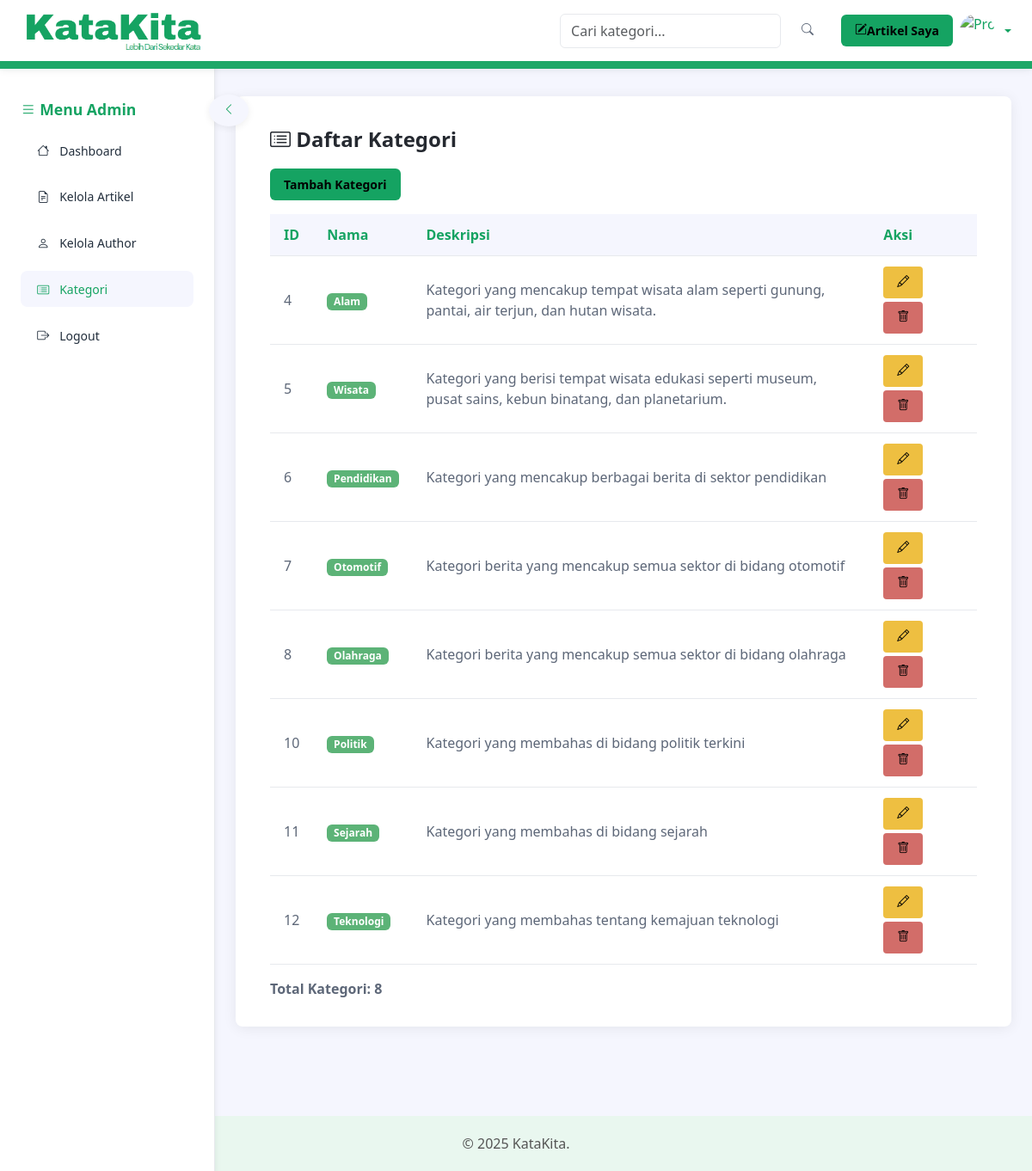
/admin/kategori.php (signed in), run on the app's committed database.
### tables this page shows
CREATE TABLE `category` (
  `id` int NOT NULL,
  `name` varchar(100) NOT NULL,
  `description` text
);

### admin/kategori.php (the view, shortened to what this page needs)
<?php
include '../koneksi.php';
$where = '';
$sql = "SELECT id, name, description FROM category $where";
$result = $koneksi->query($sql);
?>
<!DOCTYPE html>
<html>
<head>
    <link rel="stylesheet" type="text/css" href="../assets/css/portal.css">
    <link rel="stylesheet" href="https://cdn.jsdelivr.net/npm/bootstrap-icons@1.11.3/font/bootstrap-icons.css">
</head>
<body class="app">
    <nav class="app-sidepanel" id="sidebarAdmin" style="width:250px;position:fixed;top:5px;left:0;bottom:0;background:#fff;box-shadow:0 2px 8px 0 rgba(0,0,0,0.07);z-index:99;transition:margin-left .3s;">
        <button class="btn btn-light" id="btnToggleSidebar" style="margin-top:100px;">
            <i class="bi bi-chevron-left" id="iconSidebar"></i>
        </button>
        <div class="sidebar-inner d-flex flex-column h-100" style="height:100%;">
            <div class="kategori-panel flex-grow-1">
                <h6><i class="bi bi-list"></i> Menu Admin</h6>
                <ul class="kategori-list list-unstyled">
                    <li><a href="home.php" class="nav-link"><i class="bi bi-house"></i> Dashboard</a></li>
                    <li><a href="kelola_artikel.php" class="nav-link"><i class="bi bi-file-earmark-text"></i> Kelola Artikel</a></li>
                    <li><a href="kelola_author.php" class="nav-link"><i class="bi bi-person"></i> Kelola Author</a></li>
                    <li><a href="kategori.php" class="nav-link active"><i class="bi bi-card-list"></i> Kategori</a></li>
                    <li><a href="../logout.php" class="nav-link"><i class="bi bi-box-arrow-right"></i> Logout</a></li>
                </ul>
            </div>
        </div>
    </nav>
    <div class="app-wrapper">
        <header class="app-header d-flex align-items-center justify-content-between px-4" style="background:#fff; box-shadow:0 2px 8px 0 rgba(0,0,0,0.07); height:80px; position:fixed; top:0; left:0; right:0; z-index:100;">
            <div class="d-flex align-items-center">
                <a href="home.php">
                    <img src="../assets/images/namawebsite.png" alt="KataKita" class="me-4" style="height:58px;">
                </a>
            </div>
            <div class="d-flex align-items-center">
                <form class="d-flex me-3" method="get">
                    <input class="form-control me-2" type="search" name="q" placeholder="Cari kategori..." aria-label="Search" style="min-width:180px;" value="<?php echo isset($_GET['q']) ? htmlspecialchars($_GET['q']) : ''; ?>">
                    <button class="btn btn-outline-secondary" type="submit"><i class="bi bi-search"></i></button>
                </form>
                <a href="kelola_artikel.php?author=<?php echo urlencode($_SESSION['nickname']); ?>" class="btn btn-primary me-2 d-none d-md-inline">
                    <i class="bi bi-pencil-square"></i>Artikel Saya
                </a>
                <div class="dropdown">
                    <a href="#" class="d-flex align-items-center text-decoration-none dropdown-toggle" id="dropdownProfile" data-bs-toggle="dropdown" aria-expanded="false">
                        <img src="../assets/images/profile.png" alt="Profile" width="40" height="40" class="rounded-circle me-2" style="object-fit:cover;">
                    </a>
                </div>
            </div>
        </header>
        <main class="app-content p-4">
            <div class="app-card-table">
                <div class="main-title mb-3"><i class="bi bi-card-list"></i> Daftar Kategori</div>
                <button type="button" class="btn btn-primary mb-3" data-bs-toggle="modal" data-bs-target="#modalTambahKategori">
                    Tambah Kategori
                </button>
                <div class="table-responsive">
                    <table class="content-table">
                        <thead>
                            <tr>
                                <th>ID</th>
                                <th>Nama</th>
                                <th>Deskripsi</th>
                                <th>Aksi</th>
                            </tr>
                        </thead>
                        <tbody>
                            <?php if ($result->num_rows > 0): ?>
                                <?php while ($row = $result->fetch_assoc()): ?>
                                    <tr>
                                        <td><?php echo $row['id']; ?></td>
                                        <td>
                                            <span class="badge bg-success"><?php echo htmlspecialchars($row['name']); ?></span>
                                        </td>
                                        <td><?php echo htmlspecialchars($row['description']); ?></td>
                                        <td>
                                            <a href="#"
                                                class="btn btn-sm btn-warning mb-1 btn-edit-kategori"
                                                data-id="<?php echo $row['id']; ?>"
                                                title="Edit">
                                                <i class="bi bi-pencil"></i>
                                            </a>
                                            <a href="hapus_kategori.php?id=<?php echo $row['id']; ?>" class="btn btn-sm btn-danger" title="Delete" onclick="return confirm('Apakah Anda yakin ingin menghapus author ini?')"><i class="bi bi-trash"></i></a>
                                        </td>
                                    </tr>
                                <?php endwhile; ?>
                            <?php else: ?>
                                <tr>
                                    <td colspan="5" class="text-center text-muted">Tidak ada data kategori ditemukan.</td>
                                </tr>
                            <?php endif; ?>
                        </tbody>
                    </table>
                </div>
                <div class="mt-3 text-start">
                    <strong>Total Kategori: <?php echo $result ? $result->num_rows : 0; ?></strong>
                </div>
            </div>
        </main>
    </div>
    <footer class="app-footer mt-5" style="background:#e9f7ef; padding:20px 0;">
        <div class="container-xl text-center">
            <p class="mb-0" style="color:#555;">&copy; 2025 KataKita.</p>
        </div>
</body>
</html>

### data on the page
category: id "4", name "Alam", description "Kategori yang mencakup tempat wisata alam seperti gunung, pantai, air terjun, dan hutan wisata."
category: id "5", name "Wisata", description "Kategori yang berisi tempat wisata edukasi seperti museum, pusat sains, kebun binatang, dan planetarium."
category: id "6", name "Pendidikan", description "Kategori yang mencakup berbagai berita di sektor pendidikan"
category: id "7", name "Otomotif", description "Kategori berita yang mencakup semua sektor di bidang otomotif"
category: id "8", name "Olahraga", description "Kategori berita yang mencakup semua sektor di bidang olahraga"
category: id "10", name "Politik", description "Kategori yang membahas di bidang politik terkini"
category: id "11", name "Sejarah", description "Kategori yang membahas di bidang sejarah"
category: id "12", name "Teknologi", description "Kategori yang membahas tentang kemajuan teknologi"

### other printed values
$result->num_rows "8"
